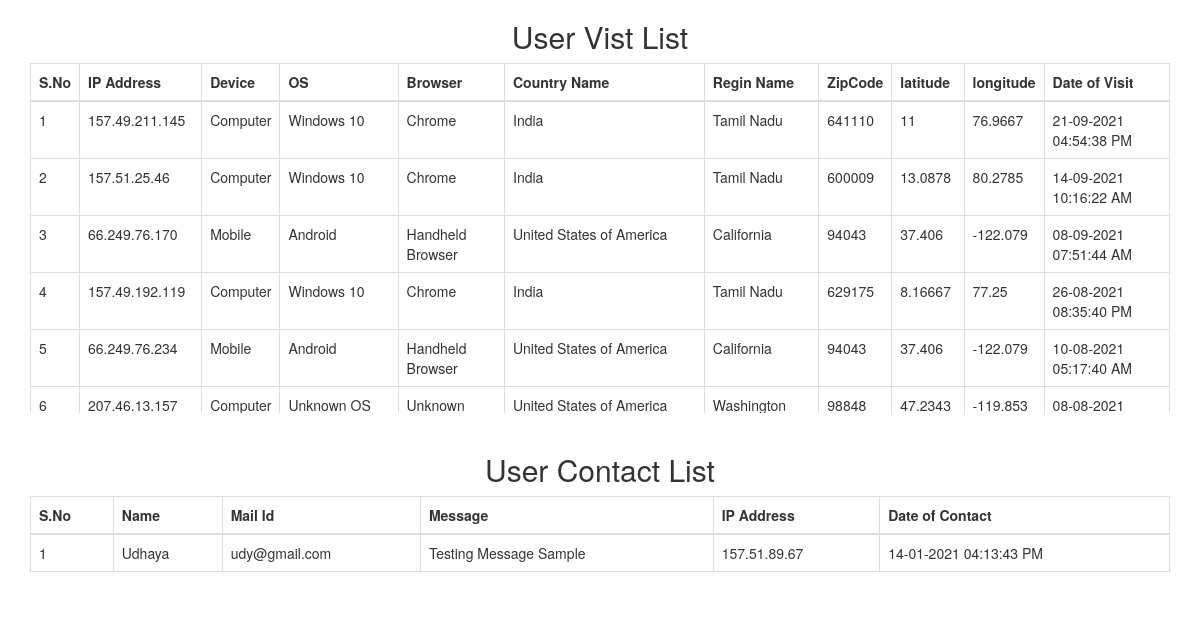
Screenshot of /score.php with the database file from the repository.
### tables this page shows
CREATE TABLE `as_user_ip_location` (
  `sl_no` int(25) NOT NULL,
  `statusCode` varchar(300) DEFAULT NULL,
  `ipAddress` varchar(300) DEFAULT NULL,
  `countryCode` varchar(300) DEFAULT NULL,
  `countryName` varchar(300) DEFAULT NULL,
  `regionName` varchar(300) DEFAULT NULL,
  `zipCode` varchar(300) DEFAULT NULL,
  `latitude` varchar(300) DEFAULT NULL,
  `longitude` varchar(300) DEFAULT NULL,
  `timeZone` varchar(300) DEFAULT NULL,
  `device` varchar(50) DEFAULT NULL,
  `os` varchar(50) DEFAULT NULL,
  `browser` varchar(50) DEFAULT NULL,
  `currentTime` varchar(50) DEFAULT NULL
);

CREATE TABLE `as_user_contact` (
  `contact_pk` int(25) NOT NULL,
  `name` varchar(50) NOT NULL,
  `gmail` varchar(50) NOT NULL,
  `message` varchar(1000) NOT NULL,
  `date_of_contact` varchar(50) NOT NULL,
  `Ip_Add` varchar(100) DEFAULT NULL
);

### score.php (the view, shortened to what this page needs)
<!doctype html>
<html>
<head>
<link rel="stylesheet" href="http://maxcdn.bootstrapcdn.com/bootstrap/3.3.6/css/bootstrap.min.css">
</head>
<body>
<div class="container">
<center>
<h2> User Vist List</h2>
<div class="ex3">
<table class="table table-bordered">
<thead>
<tr>
<th>S.No</th>
<th>IP Address</th>
<th>Device</th>
<th>OS</th>
<th>Browser</th>
<th>Country Name</th>
<th>Regin Name</th>
<th>ZipCode</th>
<th>latitude</th>
<th>longitude</th>
<th>Date of Visit</th>
</tr>
</thead>
<tbody>
<tr>
<?php
include("config.php");
$sql ="SELECT * FROM `as_user_ip_location` order by sl_no desc";
$result = $conn->query($sql);
$i=1;
while($row = $result->fetch_assoc())
{
echo"<td>".$i."</td>";
echo"<td>".$row['ipAddress']."</td>";
echo"<td>".$row['device']."</td>";
echo"<td>".$row['os']."</td>";
echo"<td>".$row['browser']."</td>";
echo"<td>".$row['countryName']."</td>";
echo"<td>".$row['regionName']."</td>";
echo"<td>".$row['zipCode']."</td>";
echo"<td>".$row['latitude']."</td>";
echo"<td>".$row['longitude']."</td>";
echo"<td>".$row['currentTime']."</td>";
echo "</tr>";
$i++;
}
?>
</table>
</div>
<br/>
<h2> User Contact List</h2>
<table class="table table-bordered">
<thead>
<tr>
<th>S.No</th>
<th>Name</th>
<th>Mail Id</th>
<th>Message</th>
<th>IP Address</th>
<th>Date of Contact</th>
</tr>
</thead>
<tbody>
<tr>
<?php
$sql ="SELECT * FROM as_user_contact Order by contact_pk desc";
$result = $conn->query($sql);
$i=1;
while($row = $result->fetch_assoc())
{
echo"<td>".$i."</td>";
echo"<td>".$row['name']."</td>";
echo"<td>".$row['gmail']."</td>";
echo"<td>".$row['message']."</td>";
echo"<td>".$row['Ip_Add']."</td>";
echo"<td>".$row['date_of_contact']."</td>";
echo "</tr>";
$i++;
}
?>
</table>
</center>
</div>
</body>
</html>

### score.php (style rules this page uses)
div.ex3 { height: 35rem; overflow: auto; }

### rows the page displays
as_user_ip_location: ipAddress "157.49.211.145", device "Computer", os "Windows 10", browser "Chrome", countryName "India", regionName "Tamil Nadu", zipCode "641110", latitude "11", longitude "76.9667", currentTime "21-09-2021 04:54:38 PM"
as_user_ip_location: ipAddress "157.51.25.46", device "Computer", os "Windows 10", browser "Chrome", countryName "India", regionName "Tamil Nadu", zipCode "600009", latitude "13.0878", longitude "80.2785", currentTime "14-09-2021 10:16:22 AM"
as_user_ip_location: ipAddress "66.249.76.170", device "Mobile", os "Android", browser "Handheld Browser", countryName "United States of America", regionName "California", zipCode "94043", latitude "37.406", longitude "-122.079", currentTime "08-09-2021 07:51:44 AM"
as_user_ip_location: ipAddress "157.49.192.119", device "Computer", os "Windows 10", browser "Chrome", countryName "India", regionName "Tamil Nadu", zipCode "629175", latitude "8.16667", longitude "77.25", currentTime "26-08-2021 08:35:40 PM"
as_user_ip_location: ipAddress "66.249.76.234", device "Mobile", os "Android", browser "Handheld Browser", countryName "United States of America", regionName "California", zipCode "94043", latitude "37.406", longitude "-122.079", currentTime "10-08-2021 05:17:40 AM"
as_user_ip_location: ipAddress "207.46.13.157", device "Computer", os "Unknown OS…", browser "Unknown…", countryName "United States of America", regionName "Washington", zipCode "98848", latitude "47.2343", longitude "-119.853", currentTime "08-08-2021…"
as_user_contact: name "Udhaya", gmail "udy@gmail.com", message "Testing Message Sample", Ip_Add "157.51.89.67", date_of_contact "14-01-2021 04:13:43 PM"
